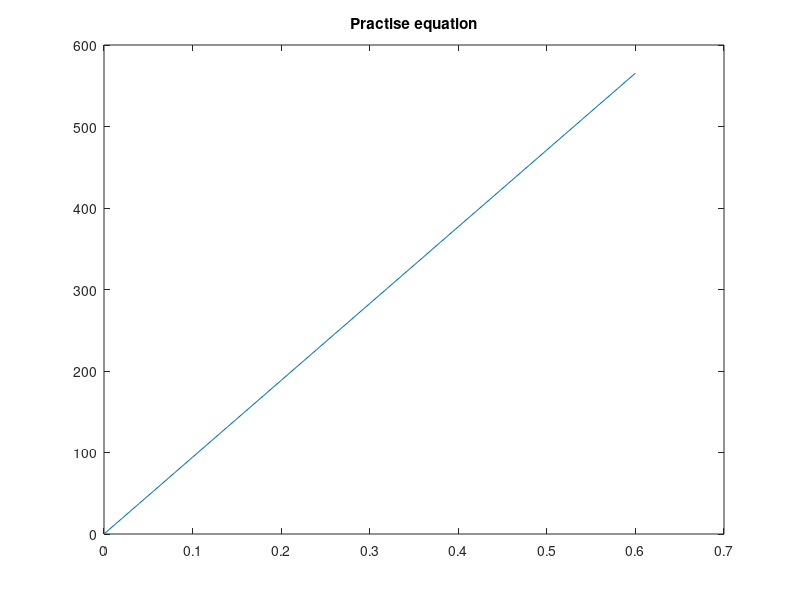

Recreate this plot in MATLAB.
%This is excersie to practise
t = 0:0.02:0.6;
sin=10;%Variables

y=3*sin*(pi*10*t);
plot(t,y);
title('Practise equation');